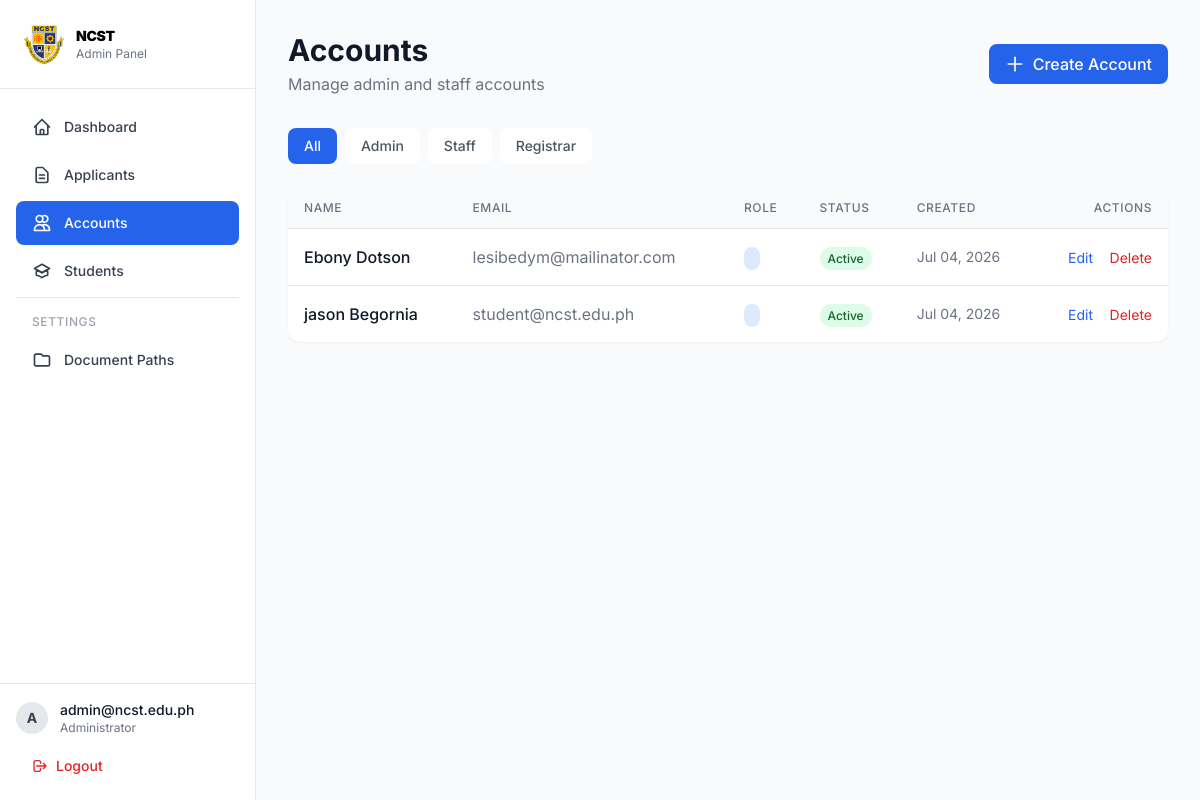
Page /src/view/admin/accounts.php (signed in) on the committed database.
### tables this page shows
CREATE TABLE `users` (
  `id` int(11) NOT NULL,
  `first_name` varchar(100) NOT NULL,
  `middle_name` varchar(100) DEFAULT NULL,
  `last_name` varchar(100) NOT NULL,
  `suffix` varchar(20) DEFAULT NULL,
  `birthday` date NOT NULL,
  `age` int(3) DEFAULT NULL,
  `gender` enum('Male','Female','Other') NOT NULL,
  `civil_status` enum('Single','Married','Widowed','Separated','Annulled') DEFAULT 'Single',
  `nationality` varchar(100) DEFAULT 'Filipino',
  `religion` varchar(100) DEFAULT NULL,
  `birth_place` varchar(255) DEFAULT NULL,
  `email` varchar(150) NOT NULL,
  `contact_number` varchar(20) NOT NULL,
  `home_address` varchar(255) DEFAULT NULL,
  `province` varchar(100) DEFAULT NULL,
  `city` varchar(100) DEFAULT NULL,
  `barangay` varchar(100) DEFAULT NULL,
  `zip_code` varchar(10) DEFAULT NULL,
  `password` varchar(255) NOT NULL,
  `role` enum('admin','staff','shs','college','registrar') NOT NULL DEFAULT 'college',
  `status` enum('active','inactive','pending','approved','rejected') NOT NULL DEFAULT 'pending',
  `deleted_at` date DEFAULT NULL,
  `created_by` int(11) DEFAULT NULL,
  `created_at` timestamp NOT NULL DEFAULT current_timestamp(),
  `updated_at` timestamp NOT NULL DEFAULT current_timestamp() ON UPDATE current_timestamp()
);

### src/config/helpers.php (called while the page is built, shortened)
<?php
function url($path = '') {
    return BASE_URL . $path;
}

### src/view/admin/accounts.php (the view, shortened to what this page needs)
<?php
require_once __DIR__ . '/sidebar.php';
$filter_role = $_GET['filter'] ?? '';
$where = "WHERE role NOT IN ('shs', 'college')";
try {
    $stmt = $pdo->query("SELECT * FROM users $where ORDER BY created_at DESC");
    $accounts = $stmt->fetchAll();
} catch (Exception $e) {
    $accounts = [];
}
?>
<div class="mb-8 flex items-center justify-between">
    <div>
        <h1 class="text-3xl font-bold text-gray-900">Accounts</h1>
        <p class="text-gray-500 mt-1">Manage admin and staff accounts</p>
    </div>
    <a href="<?= url('/src/view/admin/manageaccount.php') ?>"
       class="px-4 py-2 bg-blue-600 text-white rounded-lg font-medium hover:bg-blue-700 transition-colors flex items-center gap-2">
        <svg class="w-5 h-5" fill="none" viewBox="0 0 24 24" stroke="currentColor">
            <path stroke-linecap="round" stroke-linejoin="round" stroke-width="2" d="M12 4v16m8-8H4" />
        </svg>
        Create Account
    </a>
</div>
<div class="flex gap-2 mb-6">
    <a href="?" class="px-4 py-2 rounded-lg text-sm font-medium <?= !$filter_role ? 'bg-blue-600 text-white' : 'bg-white text-gray-600 hover:bg-gray-100' ?>">All</a>
    <a href="?filter=admin" class="px-4 py-2 rounded-lg text-sm font-medium <?= $filter_role === 'admin' ? 'bg-purple-600 text-white' : 'bg-white text-gray-600 hover:bg-gray-100' ?>">Admin</a>
    <a href="?filter=staff" class="px-4 py-2 rounded-lg text-sm font-medium <?= $filter_role === 'staff' ? 'bg-blue-600 text-white' : 'bg-white text-gray-600 hover:bg-gray-100' ?>">Staff</a>
    <a href="?filter=registrar" class="px-4 py-2 rounded-lg text-sm font-medium <?= $filter_role === 'registrar' ? 'bg-amber-600 text-white' : 'bg-white text-gray-600 hover:bg-gray-100' ?>">Registrar</a>
</div>
<div class="bg-white rounded-xl shadow-sm overflow-hidden">
    <?php if (empty($accounts)): ?>
        <div class="p-8 text-center text-gray-500">
            <p>No accounts found.</p>
        </div>
    <?php else: ?>
        <div class="overflow-x-auto">
            <table class="w-full">
                <thead class="bg-gray-50 border-b">
                    <tr>
                        <th class="px-4 py-3 text-left text-xs font-medium text-gray-500 uppercase tracking-wider">Name</th>
                        <th class="px-4 py-3 text-left text-xs font-medium text-gray-500 uppercase tracking-wider">Email</th>
                        <th class="px-4 py-3 text-left text-xs font-medium text-gray-500 uppercase tracking-wider">Role</th>
                        <th class="px-4 py-3 text-left text-xs font-medium text-gray-500 uppercase tracking-wider">Status</th>
                        <th class="px-4 py-3 text-left text-xs font-medium text-gray-500 uppercase tracking-wider">Created</th>
                        <th class="px-4 py-3 text-right text-xs font-medium text-gray-500 uppercase tracking-wider">Actions</th>
                    </tr>
                </thead>
                <tbody class="divide-y divide-gray-200">
                    <?php foreach ($accounts as $acc): ?>
                        <?php if ($acc['id'] == $_SESSION['user_id']) continue; ?>
                        <tr class="hover:bg-gray-50">
                            <td class="px-4 py-4 font-medium text-gray-900"><?= htmlspecialchars($acc['first_name'] . ' ' . $acc['last_name']) ?></td>
                            <td class="px-4 py-4 text-gray-500"><?= htmlspecialchars($acc['email']) ?></td>
                            <td class="px-4 py-4">
                                <span class="px-2 py-1 rounded-full text-xs font-medium <?= $acc['role'] === 'admin' ? 'bg-purple-100 text-purple-800' : 'bg-blue-100 text-blue-800' ?>">
                                </span>
                            </td>
                            <td class="px-4 py-4">
                                <span class="px-2 py-1 rounded-full text-xs font-medium <?= $acc['status'] === 'active' ? 'bg-green-100 text-green-800' : 'bg-gray-100 text-gray-800' ?>">
                                    <?= ucfirst($acc['status']) ?>
                                </span>
                            </td>
                            <td class="px-4 py-4 text-sm text-gray-500"><?= date('M d, Y', strtotime($acc['created_at'])) ?></td>
                            <td class="px-4 py-4 text-right space-x-3">
                                <a href="<?= url('/src/view/admin/manageaccount.php?id=' . $acc['id']) ?>"
                                   class="text-blue-600 hover:underline text-sm">Edit</a>
                                <button onclick="deleteAccount(<?= $acc['id'] ?>, '<?= htmlspecialchars(addslashes($acc['first_name'] . ' ' . $acc['last_name'])) ?>')"
                                        class="text-red-600 hover:text-red-800 text-sm">Delete</button>
                            </td>
                        </tr>
                    <?php endforeach; ?>
                </tbody>
            </table>
        </div>
    <?php endif; ?>
</div>
</main>
</div>
</body>
</html>

### rows in the picture
users: first_name+last_name "Ebony Dotson", email "lesibedym@mailinator.com", status "Active", created_at "Jul 04, 2026"
users: first_name+last_name "jason Begornia", email "student@ncst.edu.ph", status "Active", created_at "Jul 04, 2026"

### other values in the picture
substr($_SESSION['email'] ?? 'A', 0, 1) "A"
$_SESSION['email'] "admin@ncst.edu.ph"
